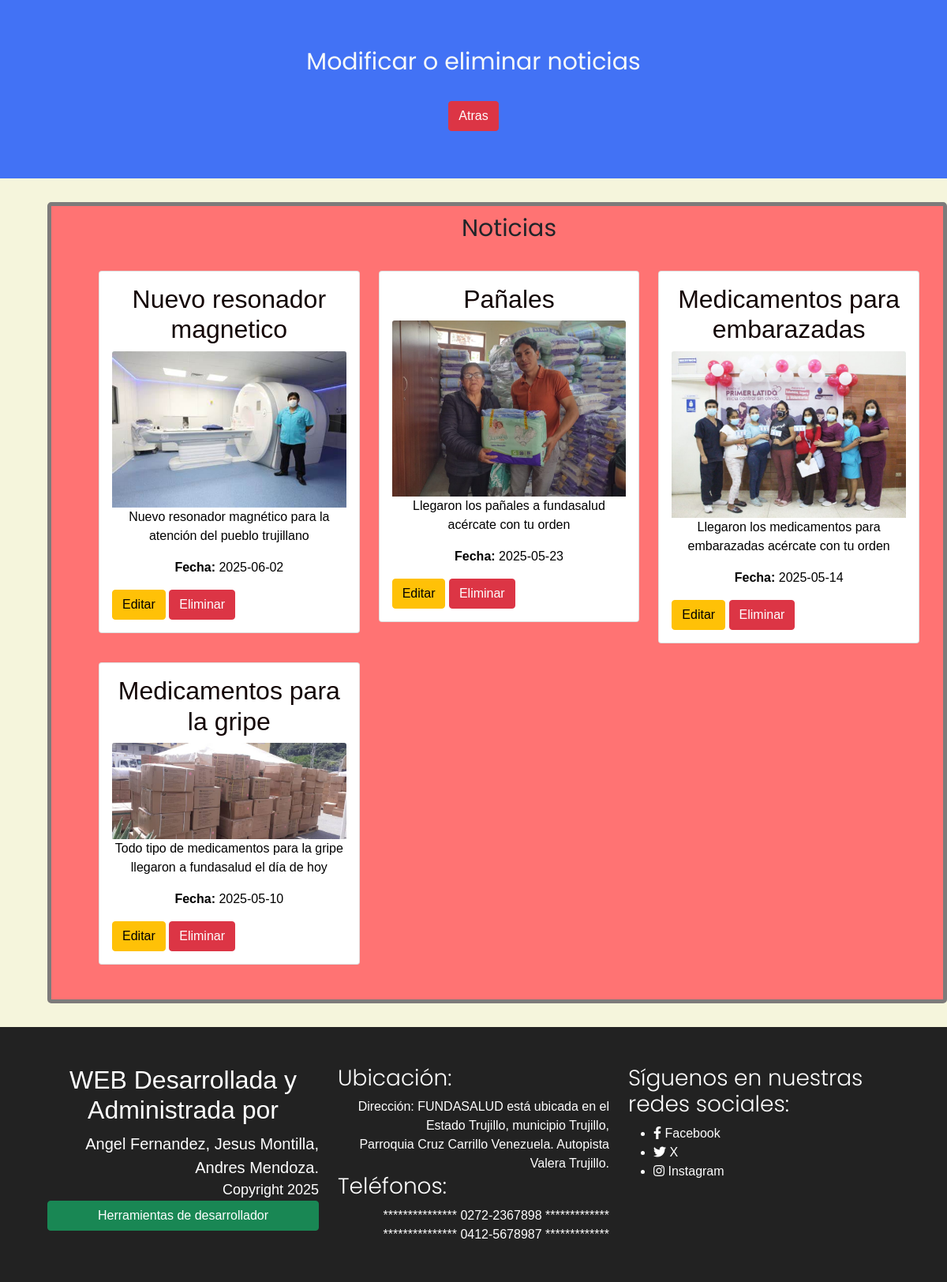
The page / on the database its author committed.
### app.py (models this page shows)
class Noticia(db.Model):
    __tablename__ = 'noticias'
    id = db.Column(db.Integer, primary_key=True, autoincrement=True)
    titulo = db.Column(db.String(255), nullable=False)
    descripcion = db.Column(db.String(500), nullable=False)
    fecha = db.Column(db.Date, nullable=False)
    imagen = db.Column(db.String(255), nullable=True)  # Para manejar imágenes opcionales

### app.py (the view)
@app.route('/')
def principal():
    noticias = Noticia.query.all()
    return render_template('usuario/principal.html', noticias=noticias)

### templates/usuario/principal.html (shortened to what this page needs)
{% extends "./base.html" %}
{% block contenidobase %}
<section id="primeraSeccion">
    <div>
        <h1>Modificar o eliminar noticias</h1>
    </div>
    <br><a type="button" class="btn btn-danger" href="/crud">Atras</a>
</section>
<section id="Secciones" class="container">
  <div class="row">
    <h1 class="text-center">Noticias</h1> <br><br><br>
      {% for noticia in noticias %}
      <div class="col-md-4 mb-4">
          <div class="card">
              <div class="card-body">
                  <h2>{{ noticia.titulo }}</h2>
                  <img src="{{ url_for('static', filename='imagenes/' + noticia.imagen) }}" alt="{{ noticia.titulo }}" class="card-img-top">
                  <p>{{ noticia.descripcion }}</p>
                  <p><strong>Fecha:</strong> {{ noticia.fecha }}</p>
                  <a href="{{ url_for('editar_noticia', id=noticia.id) }}" class="btn btn-warning">Editar</a>
                  <form action="{{ url_for('eliminar_noticia', id=noticia.id) }}" method="POST" style="display:inline;">
                    <button type="submit" class="btn btn-danger">Eliminar</button>
                  </form>
              </div>
          </div>
      </div>
      {% endfor %}
  </div>
</section>
<footer class="footer-area pt-60 pb-60 black-bg">
    <div class="container">
        <div class="row">
            <div class="col-lg-4 col-md-6">
                <div class="footer-widget">
                    <div class="footer-logo">
                        <h2 style="color: #ffffff;">WEB Desarrollada y Administrada por</h2>
                        <p style="color: #ffffff; font-size: 20px;">
                            Angel Fernandez, Jesus Montilla, Andres Mendoza.
                        </p>
                    </div>
                    <br>
                    <p style="color: #ffffff; font-size: 18px;">Copyright 2025</p>
                    <br>
                    <a href="/crud" class="btn btn-success">Herramientas de desarrollador</a>
                </div>
            </div>
            <div class="col-lg-4 col-md-6">
                <div class="footer-widget">
                    <h3 style="color: #ffffff;">Ubicación:</h3>
                    <p style="color: #ffffff;">Dirección: FUNDASALUD está ubicada en el Estado Trujillo, municipio Trujillo, <br>Parroquia Cruz Carrillo Venezuela. Autopista Valera Trujillo.</p>
                    <h3 style="color: #ffffff;">Teléfonos:</h3>
                    <p style="color: #ffffff;">
                        ***************  0272-2367898  *************<br>
                        ***************  0412-5678987  *************<br>
                    </p>
                </div>
            </div>
            <div class="col-lg-4 col-md-12">
                <div class="footer-widget">
                    <h3 style="color: #ffffff;">Síguenos en nuestras redes sociales:</h3>
                    <ul class="social-links">
                        <li><a href="https://www.facebook.com/FundacionTrujillanaDeLaSalud/" target="_blank" style="color: #ffffff;"><i class="fab fa-facebook-f"></i> Facebook</a></li>
                        <li><a href="https://x.com/Fundasaludtru" target="_blank" style="color: #ffffff;"><i class="fab fa-twitter"></i> X</a></li>
                        <li><a href="https://www.instagram.com/fundasaludtru/" target="_blank" style="color: #ffffff;"><i class="fab fa-instagram"></i> Instagram</a></li>
                    </ul>
                </div>
            </div>
        </div>
    </div>
</footer>
{% endblock %}

### templates/base.html (shortened to what this page needs)
<!DOCTYPE html>
<html lang="es">
<head>
    <link href="{{ url_for('static', filename='css/bootstrap.min.css') }}" rel="stylesheet">
    <link rel="stylesheet" href="{{ url_for('static', filename='css/stilo.css') }}">
    <link href="https://cdnjs.cloudflare.com/ajax/libs/font-awesome/5.15.3/css/all.min.css" rel="stylesheet">
</head>
<body>
    {% block contenidobase %}{% endblock %}
</body>
</html>

### static/css/stilo.css (style rules this page uses)
* { padding: 0; margin: 0; }
h1 { font-size: 30px; color: var(--color-titulos); font-family: "Poppins", sans-serif; font-weight: 400; font-style: normal; }
h3 { color: var(--color-subtitulos); font-family: "Poppins", sans-serif; font-weight: 300; font-style: normal; }
body { overflow-x: hidden; }
h2 { text-align: center; color:rgb(19, 5, 5); }
p { text-align: center; color: rgb(0, 0, 0); }
body { margin: 0; background-color:beige; font-family:'Lucida Sans', 'Lucida Sans Regular', 'Lucida Grande', 'Lucida Sans Unicode', Geneva, Verdana, sans-serif; }
#primeraSeccion { background-color: #4272f5; padding: 60px; color: rgb(247, 250, 250); text-align: center; }
#Secciones { background-color: #ff7373; display: flex; gap: 20px; margin: 30px 20px 30px 60px; padding: 10px 30px 20px 60px; border-style:solid; border-color: #7d7b7b; border-width: 5px; border-radius: 5px; }
footer { background-color: #222; padding: 3rem; color: white; }
footer p { margin: 0; float: right; }
footer a { display: block; width: 100%; text-align: left; transition: color 0.3s ease; margin: 0; color: white; text-decoration: none; }
footer p { text-align: end; color: white; }

### rows shown on the page
Noticia: titulo "Nuevo resonador magnetico", imagen (picture), descripcion "Nuevo resonador magnético para la atención del pueblo trujillano", fecha "2025-06-02"
Noticia: titulo "Pañales", imagen (picture), descripcion "Llegaron los pañales a fundasalud acércate con tu orden", fecha "2025-05-23"
Noticia: titulo "Medicamentos para embarazadas", imagen (picture), descripcion "Llegaron los medicamentos para embarazadas acércate con tu orden", fecha "2025-05-14"
Noticia: titulo "Medicamentos para la gripe", imagen (picture), descripcion "Todo tipo de medicamentos para la gripe llegaron a fundasalud el día de hoy", fecha "2025-05-10"
